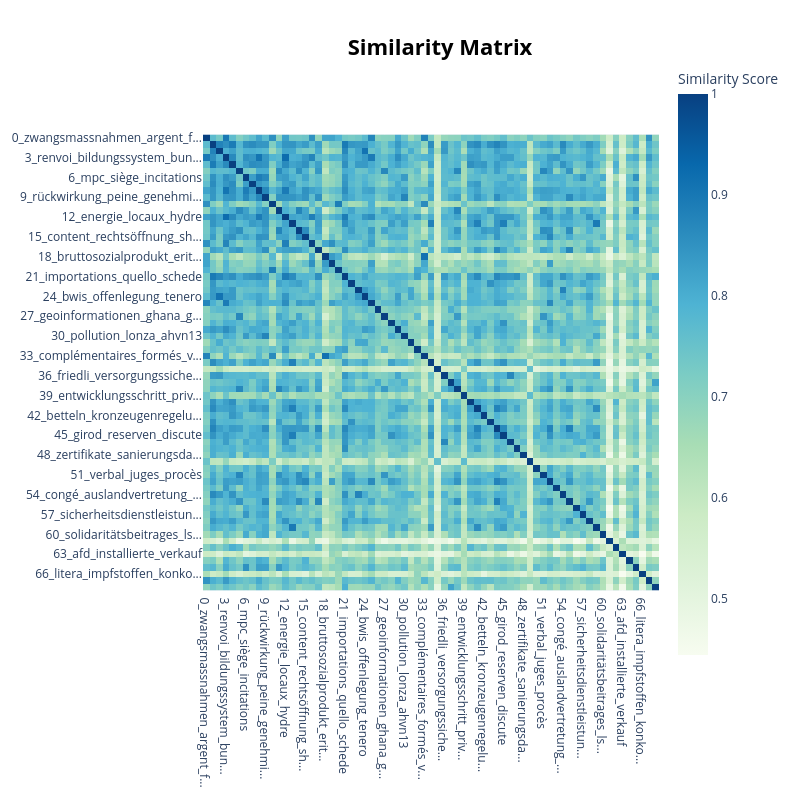

Notebook source saved alongside this figure:
### Code cell
topic_model.visualize_heatmap()

### Figure 1 — Plotly figure (JSON) as saved in the notebook; plotly's stock layout.template omitted (floating-point values rounded to 4 significant figures; data arrays with more than 128 entries replaced by an {"elided": "..."} marker saying what was removed)
{"data": [{"coloraxis": "coloraxis", "hovertemplate": "x: %{x}<br>y: %{y}<br>Similarity Score: %{z}<extra></extra>", "name": "0", "type": "heatmap", "x": ["0_zwangsmassnahmen_argent_f...", "1_allaitement_actionnaire_che", "2_agenturen_gold_préjugés", "3_renvoi_bildungssystem_bun...", "4_jungschützen_permanents_o...", "5_bif_baisse_finanzbeschluss", "6_mpc_siège_incitations", "7_timbre_sbb_paysage", "8_eric_lufthansa_besteuert", "9_rückwirkung_peine_genehmi...", "10_assolement_surface_immun...", "11_elterliche_sorge_kosten", "12_energie_locaux_hydre", "13_zeitschriften_constructi...", "14_renchérissement_law_aggl...", "15_content_rechtsöffnung_sh...", "16_mindeststandards_stromma...", "17_innovationsprojekt_alban...", "18_bruttosozialprodukt_erit...", "19_adn_sécurité_profils", "20_ewr_resettlement_kreditr...", "21_importations_quello_schede", "22_essais_douanières_moyennes", "23_casier_mutagénèse_arten", "24_bwis_offenlegung_tenero", "25_fahrspuren_eigentümergru...", "26_eritrea_ammotec_national...", "27_geoinformationen_ghana_g...", "28_konkurs_zpo_sil", "29_wohnung_kirchgemeinde_co...", "30_pollution_lonza_ahvn13", "31_kontrollen_begleitmassna...", "32_referenzmarktpreis_ratsm...", "33_complémentaires_formés_v...", "34_00_uhr_trauzeugen", "35_schweinehaltung_comco_ém...", "36_friedli_versorgungssiche...", "37_suva_definierten_bâtiments", "38_durban_kriegsmaterial_ra...", "39_entwicklungsschritt_priv...", "40_analysefunktion_meldeste...", "41_zuwanderung_lukas_intere...", "42_betteln_kronzeugenregelu...", "43_stiftung_operators_tour", "44_inégalités_scheitern_ige", "45_girod_reserven_discute", "46_tribunaux_güterverkehr_m...", "47_renforçons_wk_défis", "48_zertifikate_sanierungsda...", "49_boykott_minuten_ruey", "50_ergänzungsregel_habitent...", "51_verbal_juges_procès", "52_contrats_kostet_faillite", "53_betteraves_neuregelung_s...", "54_congé_auslandvertretung_...", "55_emballage_55_française", "56_liaison_souhaitent_erwer...", "57_sicherheitsdienstleistun...", "58_geeigneten_milliarden_we...", "59_reinertrag_geiselnahme_w...", "60_solidaritätsbeitrages_ls...", "61_quanto_ausstellungsverfa...", "62_surfait_eingaben_konkurse", "63_afd_installierte_verkauf", "64_190_médicament_ritaline", "65_substitutionsprodukte_wa...", "66_litera_impfstoffen_konko...", "67_somme_zuständigkeit_inve...", "68_skeptisch_eingerichtet_i..."], "xaxis": "x", "y": ["0_zwangsmassnahmen_argent_f...", "1_allaitement_actionnaire_che", "2_agenturen_gold_préjugés", "3_renvoi_bildungssystem_bun...", "4_jungschützen_permanents_o...", "5_bif_baisse_finanzbeschluss", "6_mpc_siège_incitations", "7_timbre_sbb_paysage", "8_eric_lufthansa_besteuert", "9_rückwirkung_peine_genehmi...", "10_assolement_surface_immun...", "11_elterliche_sorge_kosten", "12_energie_locaux_hydre", "13_zeitschriften_constructi...", "14_renchérissement_law_aggl...", "15_content_rechtsöffnung_sh...", "16_mindeststandards_stromma...", "17_innovationsprojekt_alban...", "18_bruttosozialprodukt_erit...", "19_adn_sécurité_profils", "20_ewr_resettlement_kreditr...", "21_importations_quello_schede", "22_essais_douanières_moyennes", "23_casier_mutagénèse_arten", "24_bwis_offenlegung_tenero", "25_fahrspuren_eigentümergru...", "26_eritrea_ammotec_national...", "27_geoinformationen_ghana_g...", "28_konkurs_zpo_sil", "29_wohnung_kirchgemeinde_co...", "30_pollution_lonza_ahvn13", "31_kontrollen_begleitmassna...", "32_referenzmarktpreis_ratsm...", "33_complémentaires_formés_v...", "34_00_uhr_trauzeugen", "35_schweinehaltung_comco_ém...", "36_friedli_versorgungssiche...", "37_suva_definierten_bâtiments", "38_durban_kriegsmaterial_ra...", "39_entwicklungsschritt_priv...", "40_analysefunktion_meldeste...", "41_zuwanderung_lukas_intere...", "42_betteln_kronzeugenregelu...", "43_stiftung_operators_tour", "44_inégalités_scheitern_ige", "45_girod_reserven_discute", "46_tribunaux_güterverkehr_m...", "47_renforçons_wk_défis", "48_zertifikate_sanierungsda...", "49_boykott_minuten_ruey", "50_ergänzungsregel_habitent...", "51_verbal_juges_procès", "52_contrats_kostet_faillite", "53_betteraves_neuregelung_s...", "54_congé_auslandvertretung_...", "55_emballage_55_française", "56_liaison_souhaitent_erwer...", "57_sicherheitsdienstleistun...", "58_geeigneten_milliarden_we...", "59_reinertrag_geiselnahme_w...", "60_solidaritätsbeitrages_ls...", "61_quanto_ausstellungsverfa...", "62_surfait_eingaben_konkurse", "63_afd_installierte_verkauf", "64_190_médicament_ritaline", "65_substitutionsprodukte_wa...", "66_litera_impfstoffen_konko...", "67_somme_zuständigkeit_inve...", "68_skeptisch_eingerichtet_i..."], "yaxis": "y", "z": {"elided": "69x69 float values"}}], "layout": {"coloraxis": {"colorbar": {"title": {"text": "Similarity Score"}}, "colorscale": [[0, "rgb(247,252,240)"], [0.125, "rgb(224,243,219)"], [0.25, "rgb(204,235,197)"], [0.375, "rgb(168,221,181)"], [0.5, "rgb(123,204,196)"], [0.625, "rgb(78,179,211)"], [0.75, "rgb(43,140,190)"], [0.875, "rgb(8,104,172)"], [1, "rgb(8,64,129)"]]}, "height": 800, "hoverlabel": {"bgcolor": "white", "font": {"family": "Rockwell", "size": 16}}, "legend": {"title": {"text": "Trend"}}, "margin": {"t": 60}, "showlegend": true, "title": {"font": {"color": "Black", "size": 22}, "text": "<b>Similarity Matrix</b>", "x": 0.55, "xanchor": "center", "y": 0.95, "yanchor": "top"}, "width": 800, "xaxis": {"anchor": "y", "constrain": "domain", "domain": [0, 1], "scaleanchor": "y"}, "yaxis": {"anchor": "x", "autorange": "reversed", "constrain": "domain", "domain": [0, 1]}}}
